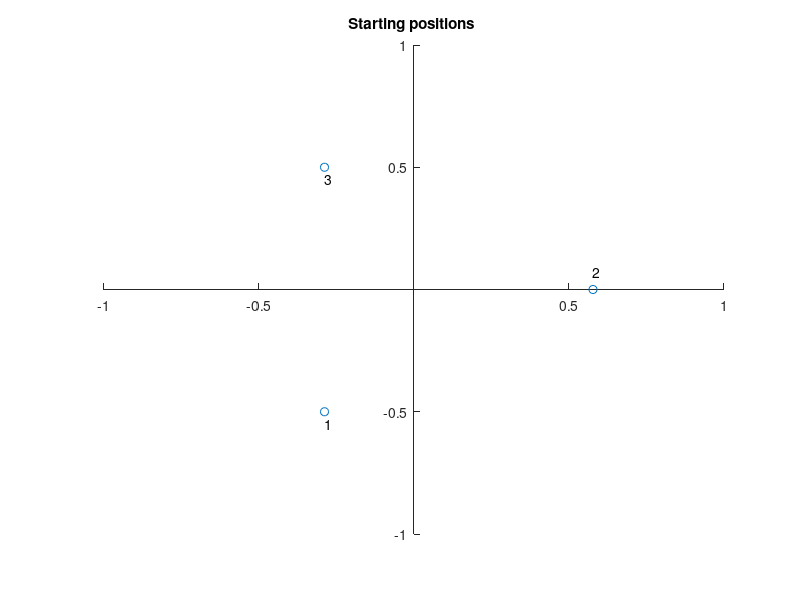

Recreate this plot in MATLAB. (Note: this script raises an error after producing the figure.)
% Show the motion of the oritentation of LISA detector array
% starting positions

sp1_DF0=[1/sqrt(3)*cos(-2*pi/3),1/sqrt(3)*sin(-2*pi/3),0];
sp2_DF0=[1/sqrt(3),1/sqrt(3)*sin(0),0];
sp3_DF0=[1/sqrt(3)*cos(2*pi/3),1/sqrt(3)*sin(2*pi/3),0];

figure;
scatter([sp1_DF0(1),sp2_DF0(1),sp3_DF0(1)],[sp1_DF0(2),sp2_DF0(2),sp3_DF0(2)]);
%plot([sp1_DF0(1),sp2_DF0(1),sp3_DF0(1)],[sp1_DF0(2),sp2_DF0(2),sp3_DF0(2)]);
text(sp1_DF0(1),sp1_DF0(2)-0.05,{1});
text(sp2_DF0(1),sp2_DF0(2)+0.07,{2});
text(sp3_DF0(1),sp3_DF0(2)-0.05,{3});
set(gca,'xlim',[-1,1]);
set(gca,'ylim',[-1,1]);
set(gca,'XAxisLocation','origin');   
set(gca,'YAxisLocation','origin');
title('Starting positions ');

%------------------------------------------------------------------
tlist=0:3600*24:3600*24*365;


figure;
for i=1:length(tlist)
    clf;
    [pv1,pv2,pv3] = posvector(tlist(i));
    pvmat=[pv1' pv2' pv3' pv1'];
    plot3(pvmat(1,:),pvmat(2,:),pvmat(3,:),'Color',[0 1 0],'Linewidth',3); hold on;
    axis([-1 1 -1 1 -1 1]);
    axis square;
    drawnow;
end


